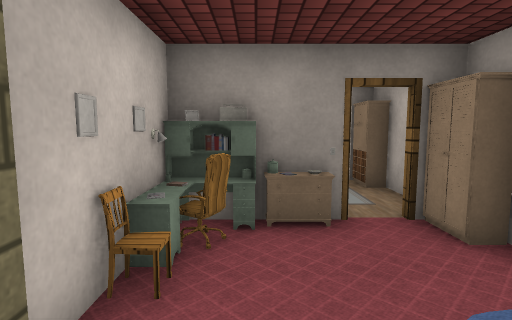
[1] (above)

16 first-person views from a walk through a scene from a Unity 3-D project. The camera is 1.5 m above the floor, tilts 6° down and sees 80° across. The floor is counted in squares, 1 m on a side. Each view is taken from the middle of a square. On the plan, view 1 faces up. The plan holds only what a view shows up to about 15 squares ahead; the rest is blank. The place goes on beyond the plan. Some animated figures are not drawn. Door leaves are left out, so doorways stand open. Some surface patterns are stand-ins.

[2]
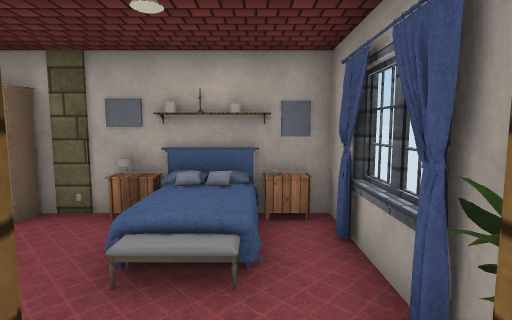

[3]
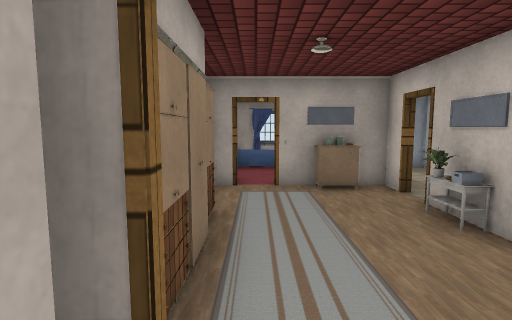

[4]
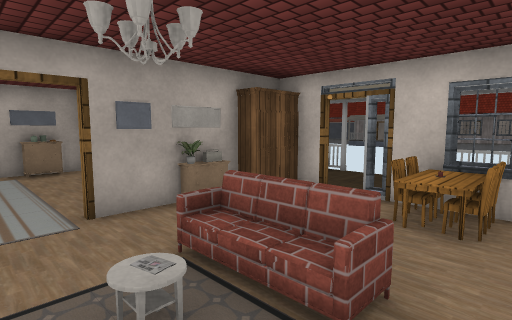

[5]
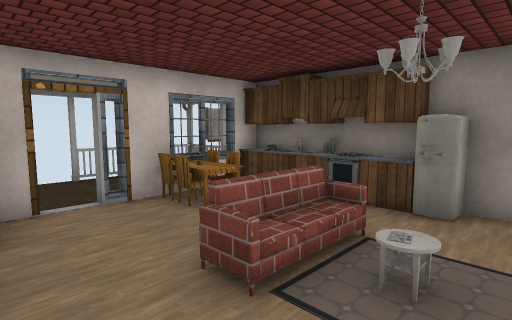

[6]
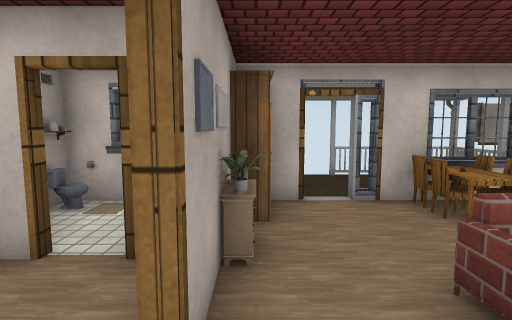

[7]
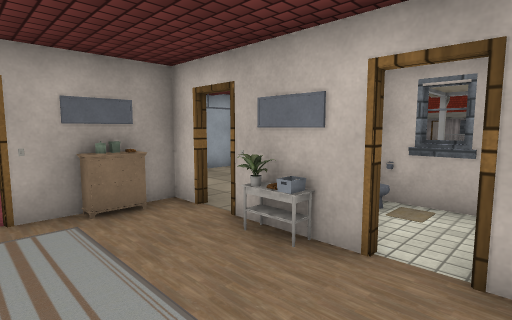

[8]
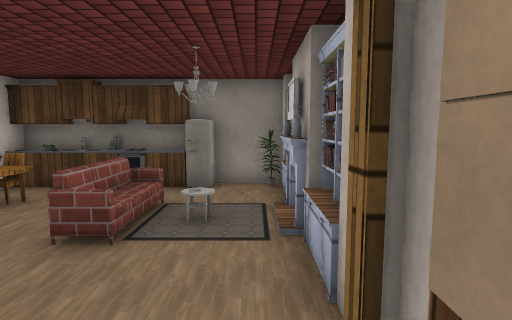

[9]
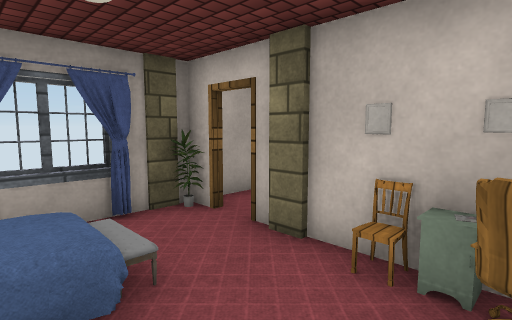

[10]
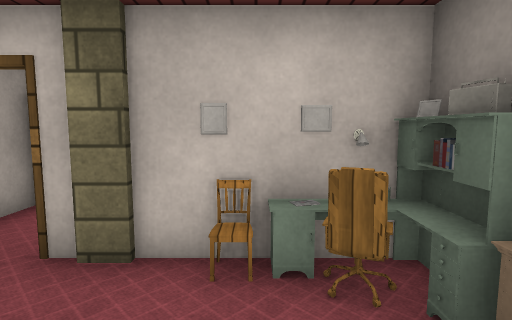

[11]
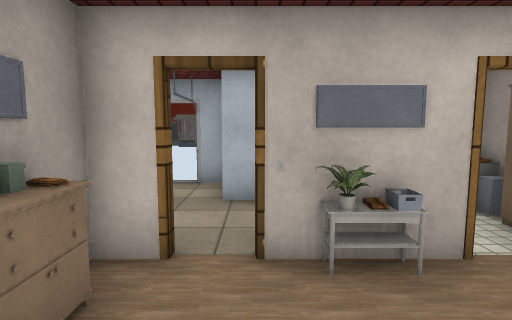

[12]
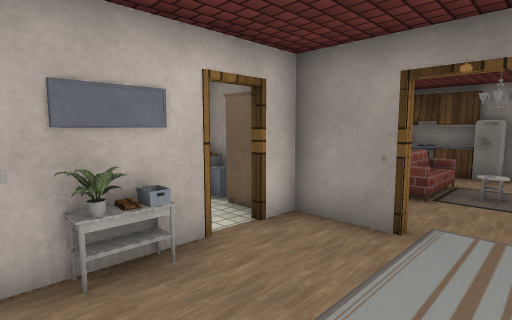

[13]
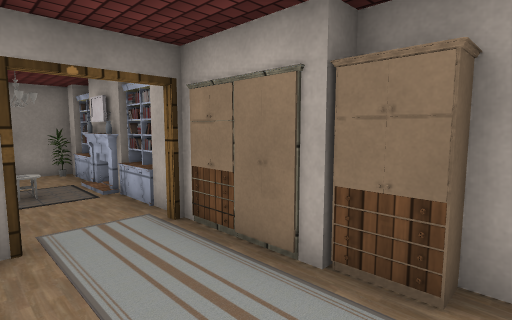

[14]
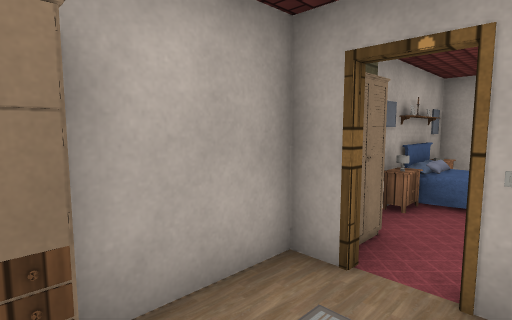

[15]
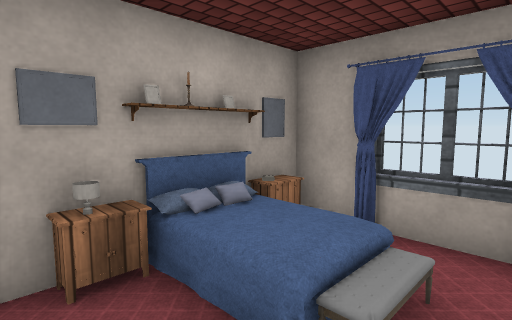

[16]
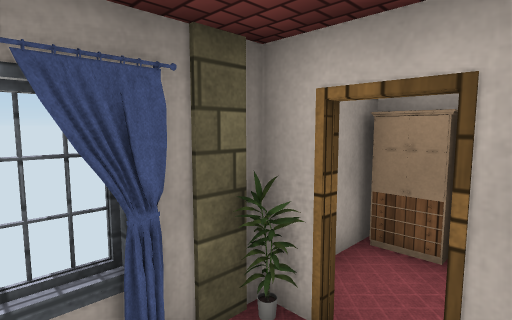

### Floor plan
Key: @ floor where view 1 was taken; # wall or solid block; . main floor; : floor 0.5 m higher than the main floor; / step, stairs or slope; D open door; = window, fence, low wall or low ledge; P painting; C chair; N nightstand; L column; B bed; A plant; U curtain; I cabinet; S sink; T stove; F fridge; E vase; O other object.
Columns run from 6 left of view 1 to 3 right of it. Each row starts with its distance up from view 1.
 19 #
 18 OOOSTTFF##
 17  #=OO....O
 16  #CC..O..O
 15  #CC..OO.#
 14  DD..OO..E
 13  DD......O
 12   IIOA...#
 11   OO###..#
 10  ##.DD...#
  9   O. O...#
  8   O  PA..#
  7   #.DD...#
  6   #.DDO..#
  5     #OPOD#
  4     #PC..#
  3     #C...L
  2  ####...NP
  1     #L./:O
  0    ..A@/BN
 -1   ###LU###
 -2       #=#

Where each view was taken, in squares from view 1:
view 1: 0 up, 0 right, facing up
view 2: 0 up, 2 left, facing right
view 3: 13 up, 2 right, facing down
view 4: 17 up, 2 right, facing down-left
view 5: 12 up, 2 right, facing up-left
view 6: 12 up, 2 right, facing left
view 7: 11 up, 2 right, facing down-left
view 8: 10 up, 2 right, facing up
view 9: 4 up, 2 right, facing down-left
view 10: 3 up, 2 right, facing left
view 11: 7 up, 2 right, facing left
view 12: 7 up, 2 right, facing up-left
view 13: 7 up, 0 right, facing up-right
view 14: 8 up, 1 right, facing down-right
view 15: 3 up, 0 right, facing down-right
view 16: 1 up, 1 right, facing down-left
